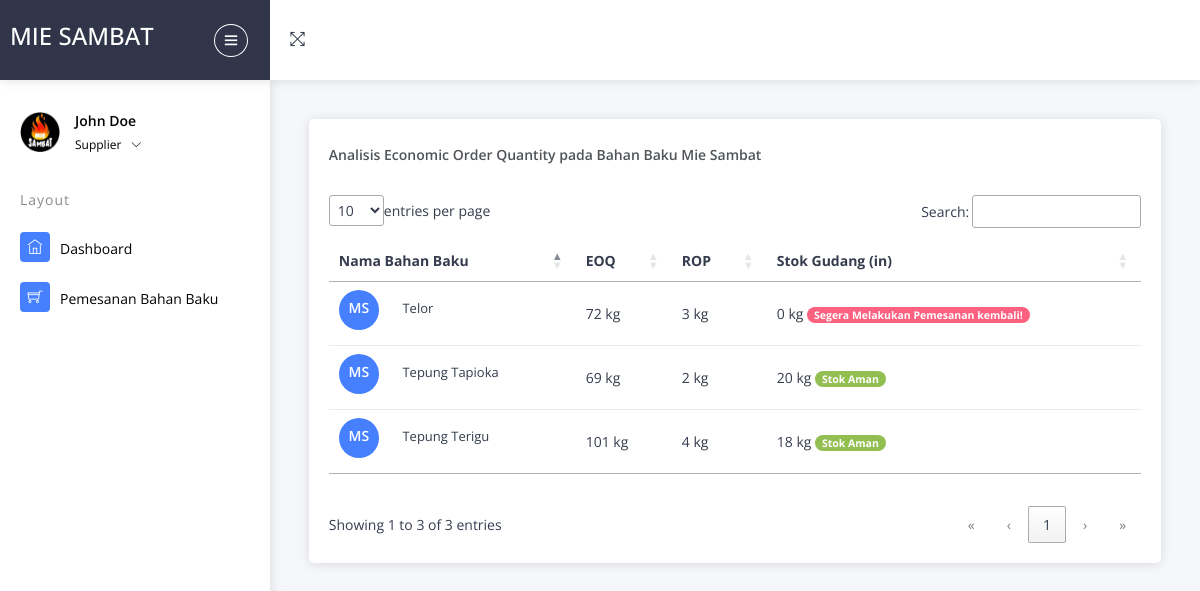
Screenshot of /index.php/Supplier/cDashboard (signed in) with the database file from the repository.
### tables this page shows
CREATE TABLE `barang` (
  `id_barang` int(11) NOT NULL,
  `id_kategori` int(11) NOT NULL,
  `nama_barang` varchar(125) NOT NULL,
  `keterangan` varchar(20) NOT NULL,
  `harga_supplier` varchar(20) NOT NULL,
  `gambar` text NOT NULL,
  `stok_min` int(11) NOT NULL,
  `eoq_in` int(11) NOT NULL,
  `stok_gudang` int(11) NOT NULL
);

### application/controllers/Supplier/cDashboard.php (called while the page is built, shortened)
<?php
class cDashboard extends CI_Controller
{
	public function index()
	{
		$this->load->view('Supplier/Layouts/head');
		$this->load->view('Supplier/Layouts/sidebar');
		$this->load->view('Supplier/vDashboard');
		$this->load->view('Supplier/Layouts/footer');
	}
}

### index.php (called while the page is built, shortened)
<?php
require_once BASEPATH.'core/CodeIgniter.php';

### application/views/Supplier/vDashboard.php (the view, shortened to what this page needs)
<div class="pcoded-content">
	<div class="pcoded-inner-content">
		<div class="main-body">
			<div class="page-wrapper">
				<div class="page-body">
					<div class="row">
						<div class="col-md-12 col-xl-12">
							<div class="card project-task">
								<div class="card-header">
									<div class="card-header-left ">
										<h5>Analisis Economic Order Quantity pada Bahan Baku Mie Sambat</h5>
									</div>
									<div class="card-header-right">
										<ul class="list-unstyled card-option">
											<li><i class="icofont icofont-simple-left "></i></li>
										</ul>
									</div>
								</div>
								<div class="card-block p-b-10">
									<div class="table-responsive">
										<table class="table table-hover" id="belum_bayar">
											<thead>
												<tr>
													<th>Nama Bahan Baku</th>
													<th>EOQ</th>
													<th>ROP</th>
													<th>Stok Gudang (in)</th>
												</tr>
											</thead>
											<tbody>
												<?php
												$bb = $this->db->query("SELECT * FROM `barang` JOIN kategori ON barang.id_kategori=kategori.id_kategori WHERE eoq_in != '0'")->result();
												foreach ($bb as $key => $value) {
												?>
													<tr>
														<td>
															<div class="task-contain">
																<h6 class="bg-c-blue d-inline-block text-center">MS</h6>
																<p class="d-inline-block m-l-20"><?= $value->nama_barang ?></p>
															</div>
														</td>
														<td><?= $value->eoq_in ?> <?= $value->keterangan ?></td>
														<td><?= $value->stok_min ?> <?= $value->keterangan ?></td>
														<td><?= $value->stok_gudang ?> <?= $value->keterangan ?> <?php if ($value->stok_gudang >= $value->stok_min) {
																													?>
																<span class="badge badge-success">Stok Aman</span>
															<?php
																													} else {
															?>
																<span class="badge badge-danger">Segera Melakukan Pemesanan kembali!</span>
															<?php
																													} ?>
														</td>
													</tr>
												<?php
												}
												?>
											</tbody>
										</table>
									</div>
								</div>
							</div>
						</div>
					</div>
				</div>
			</div>
		</div>
	</div>
</div>
</div>
</div>
</div>
</div>

### rows the page displays
barang: nama_barang "Tepung Terigu", eoq_in "101", keterangan "kg", stok_min "4", stok_gudang "18", shows "Stok Aman"
barang: nama_barang "Tepung Tapioka", eoq_in "69", keterangan "kg", stok_min "2", stok_gudang "20", shows "Stok Aman"
barang: nama_barang "Telor", eoq_in "72", keterangan "kg", stok_min "3", stok_gudang "0", shows "Segera Melakukan Pemesanan kembali!"
